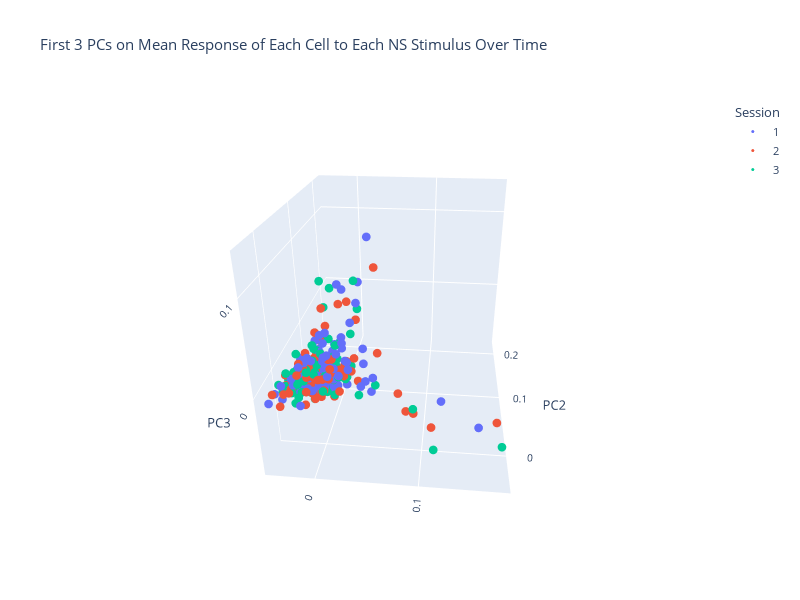

Write notebook code for a chart like this one.
### Code cell
# PCA Model: 3D Visualization
fig = px.scatter_3d(transformed_data_ns, x=0, y=1, z=2, color="Session", labels = {"0": "PC1","1": "PC2", "2": "PC3"}, title = "First 3 PCs on Mean Response of Each Cell to Each NS Stimulus Over Time")
fig.update_traces(marker_size=3) # reduce size of scatter points from default size
fig.update_layout(width=800, height=600, font_size=11, scene_aspectmode="data", scene_camera_eye= dict(x=0.2, y=-2.0, z=1)) # adjust plot appearance
fig.show()
